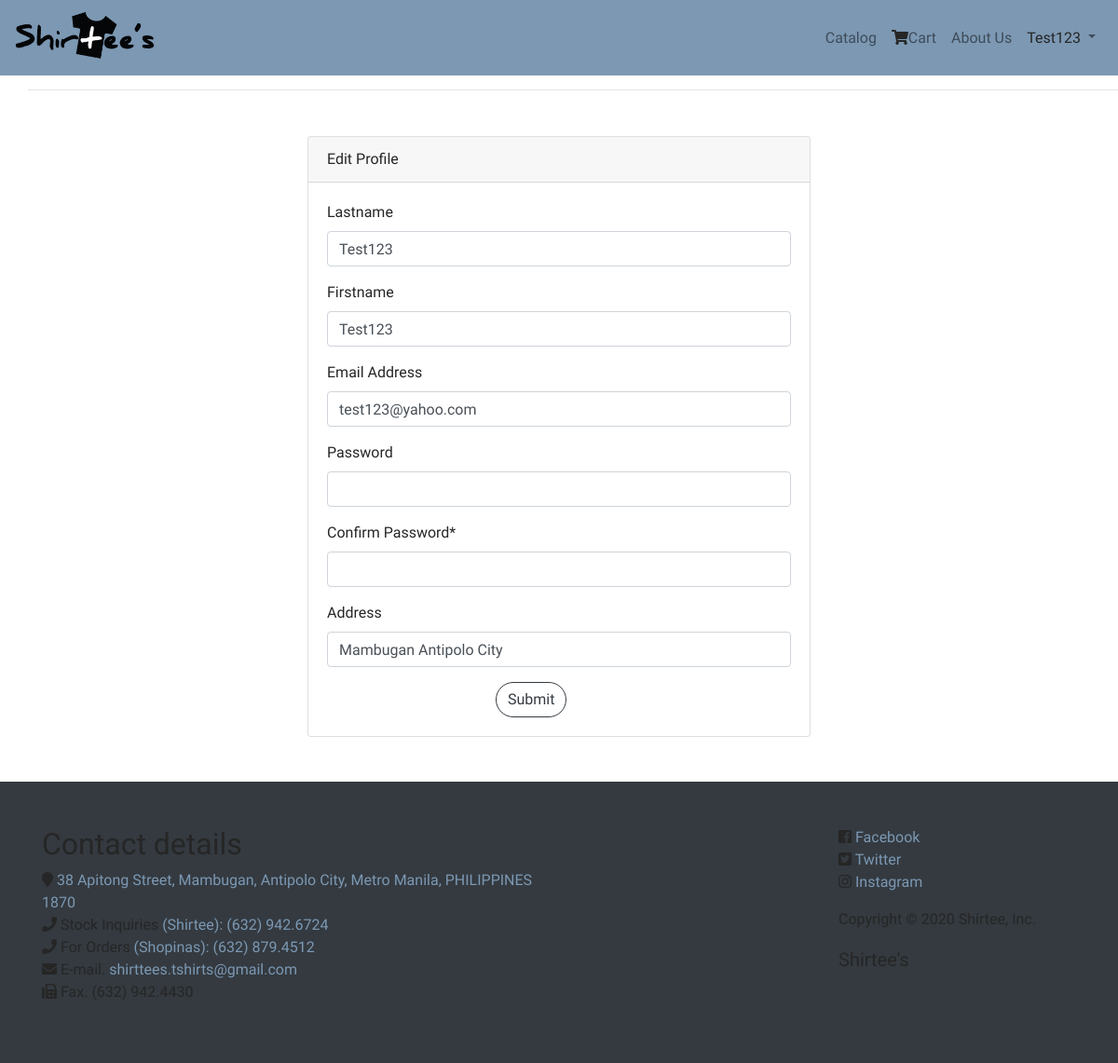
Page /app/views/edit_profile.php (signed in) on the committed database.
### tables this page shows
CREATE TABLE `tbl_users` (
  `id` int(10) NOT NULL,
  `fname` varchar(255) NOT NULL,
  `lname` varchar(255) NOT NULL,
  `email` varchar(255) NOT NULL,
  `address` varchar(255) NOT NULL,
  `pw` varchar(255) NOT NULL
);

### app/views/edit_profile.php (the view, shortened to what this page needs)
<?php require_once "../partials/header.php"; ?>
<?php require_once "../partials/navbar.php"; ?>
<?php
require_once "../controllers/connect.php";
$users_id = $_SESSION['usersid'];
$sql = "SELECT * FROM tbl_users WHERE id = '$users_id' ";
$result = mysqli_query($conn,$sql);
if(mysqli_num_rows($result) > 0){
while($row = mysqli_fetch_assoc($result)){
	?>
<div class="container mt-5">
		<div class="row">
	    	<hr class="my-5 col-lg-12 " id="test">
			<div class="col-lg-6 offset-lg-3">
				<div class="card mb-5">
					<div class="card-header">Edit Profile</div>
					<div class="card-body">
						<form action="../controllers/process_edit_profile.php" method="POST">
							<div class="form-group">
								<label>Lastname</label>
								<input type="text" name="lname" class="form-control" id="lname" value="<?= $row['lname'] ?>">
							</div>
							<div class="form-group">
								<label>Firstname</label>
								<input type="text" name="fname" class="form-control" id="fname" value="<?= $row['fname'] ?>">
							</div>
							<div class="form-group">
								<label>Email Address</label>
								<input type="text" name="email" id="email" class="form-control" value="<?= $row['email'] ?>">
							</div>
							<div class="form-group">
								<label>Password</label>
								<input type="password" name="password" class="form-control" id="pass">
							</div>
							<div class="form-group">
								<label>Confirm Password</label><span>*</span>
								<input type="password" name="cpass" class="form-control" id="cpass">
							</div>
							<div class="form-group">
								<label>Address</label>
								<input type="text" name="address" class="form-control" id="address" value="<?= $row['address'] ?>"></input>
							</div>
							<div class="col-lg-6 offset-lg-4">
		                    	<input type="submit" class="btn btn-outline-dark" style="border-radius: 50px;" id="testclick">
		               		</div>
						</form>
					</div>
				</div>
			</div>
		</div>
	</div>
<?php }}	?>
<?php require_once "../partials/footer.php"; ?>

### app/assets/css/style.css (style rules this page uses)
* { font-family: 'Pangolin', cursive; color: #262626; }

### rows in the picture
tbl_users: lname "Test123", fname "Test123", email "test123@yahoo.com", address "Mambugan Antipolo City"

### other values in the picture
$_SESSION[fname] "Test123"
